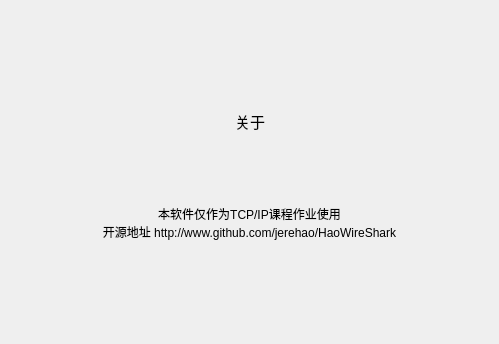
<?xml version="1.0" encoding="UTF-8"?>
<ui version="4.0">
 <class>AboutBox</class>
 <widget class="QDialog" name="AboutBox">
  <property name="geometry">
   <rect>
    <x>0</x>
    <y>0</y>
    <width>499</width>
    <height>344</height>
   </rect>
  </property>
  <property name="windowTitle">
   <string>关于</string>
  </property>
  <layout class="QVBoxLayout" name="verticalLayout" stretch="10,10,3,10,10">
   <item>
    <spacer name="verticalSpacer">
     <property name="orientation">
      <enum>Qt::Vertical</enum>
     </property>
     <property name="sizeHint" stdset="0">
      <size>
       <width>20</width>
       <height>65</height>
      </size>
     </property>
    </spacer>
   </item>
   <item>
    <layout class="QHBoxLayout" name="horizontalLayout">
     <item>
      <spacer name="horizontalSpacer">
       <property name="orientation">
        <enum>Qt::Horizontal</enum>
       </property>
       <property name="sizeHint" stdset="0">
        <size>
         <width>40</width>
         <height>20</height>
        </size>
       </property>
      </spacer>
     </item>
     <item>
      <widget class="QLabel" name="label">
       <property name="font">
        <font>
         <family>Microsoft YaHei UI</family>
         <pointsize>11</pointsize>
        </font>
       </property>
       <property name="text">
        <string>关于</string>
       </property>
      </widget>
     </item>
     <item>
      <spacer name="horizontalSpacer_2">
       <property name="orientation">
        <enum>Qt::Horizontal</enum>
       </property>
       <property name="sizeHint" stdset="0">
        <size>
         <width>40</width>
         <height>20</height>
        </size>
       </property>
      </spacer>
     </item>
    </layout>
   </item>
   <item>
    <spacer name="verticalSpacer_3">
     <property name="orientation">
      <enum>Qt::Vertical</enum>
     </property>
     <property name="sizeHint" stdset="0">
      <size>
       <width>20</width>
       <height>17</height>
      </size>
     </property>
    </spacer>
   </item>
   <item>
    <layout class="QHBoxLayout" name="horizontalLayout_2">
     <item>
      <spacer name="horizontalSpacer_3">
       <property name="orientation">
        <enum>Qt::Horizontal</enum>
       </property>
       <property name="sizeHint" stdset="0">
        <size>
         <width>40</width>
         <height>20</height>
        </size>
       </property>
      </spacer>
     </item>
     <item>
      <widget class="QLabel" name="label_2">
       <property name="text">
        <string>本软件仅作为TCP/IP课程作业使用
开源地址 http://www.github.com/jerehao/HaoWireShark</string>
       </property>
       <property name="alignment">
        <set>Qt::AlignCenter</set>
       </property>
      </widget>
     </item>
     <item>
      <spacer name="horizontalSpacer_4">
       <property name="orientation">
        <enum>Qt::Horizontal</enum>
       </property>
       <property name="sizeHint" stdset="0">
        <size>
         <width>40</width>
         <height>20</height>
        </size>
       </property>
      </spacer>
     </item>
    </layout>
   </item>
   <item>
    <spacer name="verticalSpacer_2">
     <property name="orientation">
      <enum>Qt::Vertical</enum>
     </property>
     <property name="sizeHint" stdset="0">
      <size>
       <width>20</width>
       <height>65</height>
      </size>
     </property>
    </spacer>
   </item>
  </layout>
 </widget>
 <resources/>
 <connections/>
</ui>
